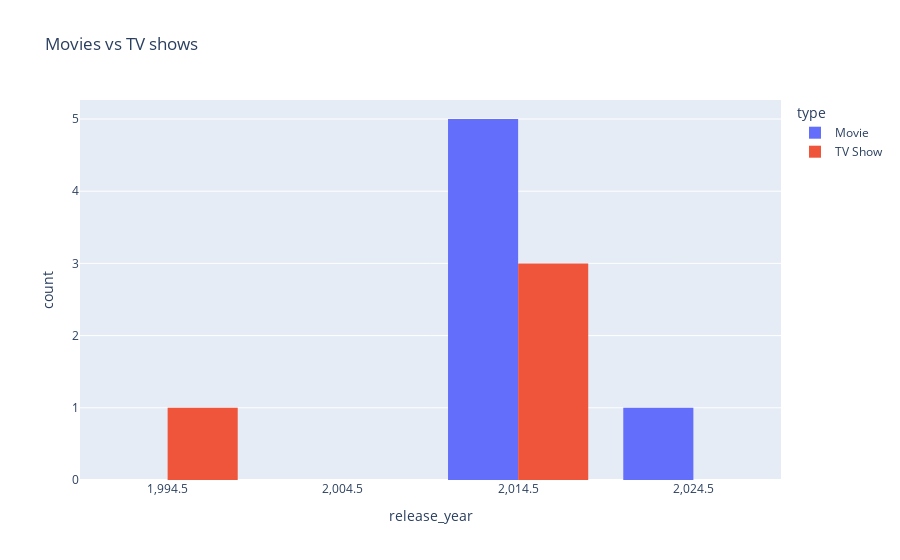

Notebook source saved alongside this figure:
### Markdown cell above
# **interactive visualization with plotly**

### Code cell
fig=px.histogram(df,x="release_year",color="type",barmode="group",title="Movies vs TV shows")
fig.show()

### Figure 1 — Plotly figure (JSON) as saved in the notebook; plotly's stock layout.template omitted (floating-point values rounded to 4 significant figures)
{"data": [{"alignmentgroup": "True", "bingroup": "x", "hovertemplate": "type=Movie<br>release_year=%{x}<br>count=%{y}<extra></extra>", "legendgroup": "Movie", "marker": {"color": "#636efa", "pattern": {"shape": ""}}, "name": "Movie", "offsetgroup": "Movie", "orientation": "v", "showlegend": true, "type": "histogram", "x": [2010, 2019, 2020, 2018, 2017, 2019], "xaxis": "x", "yaxis": "y"}, {"alignmentgroup": "True", "bingroup": "x", "hovertemplate": "type=TV Show<br>release_year=%{x}<br>count=%{y}<extra></extra>", "legendgroup": "TV Show", "marker": {"color": "#EF553B", "pattern": {"shape": ""}}, "name": "TV Show", "offsetgroup": "TV Show", "orientation": "v", "showlegend": true, "type": "histogram", "x": [2016, 2017, 2017, 1994], "xaxis": "x", "yaxis": "y"}], "layout": {"barmode": "group", "legend": {"title": {"text": "type"}, "tracegroupgap": 0}, "title": {"text": "Movies vs TV shows"}, "xaxis": {"anchor": "y", "domain": [0, 1], "title": {"text": "release_year"}}, "yaxis": {"anchor": "x", "domain": [0, 1], "title": {"text": "count"}}}}
